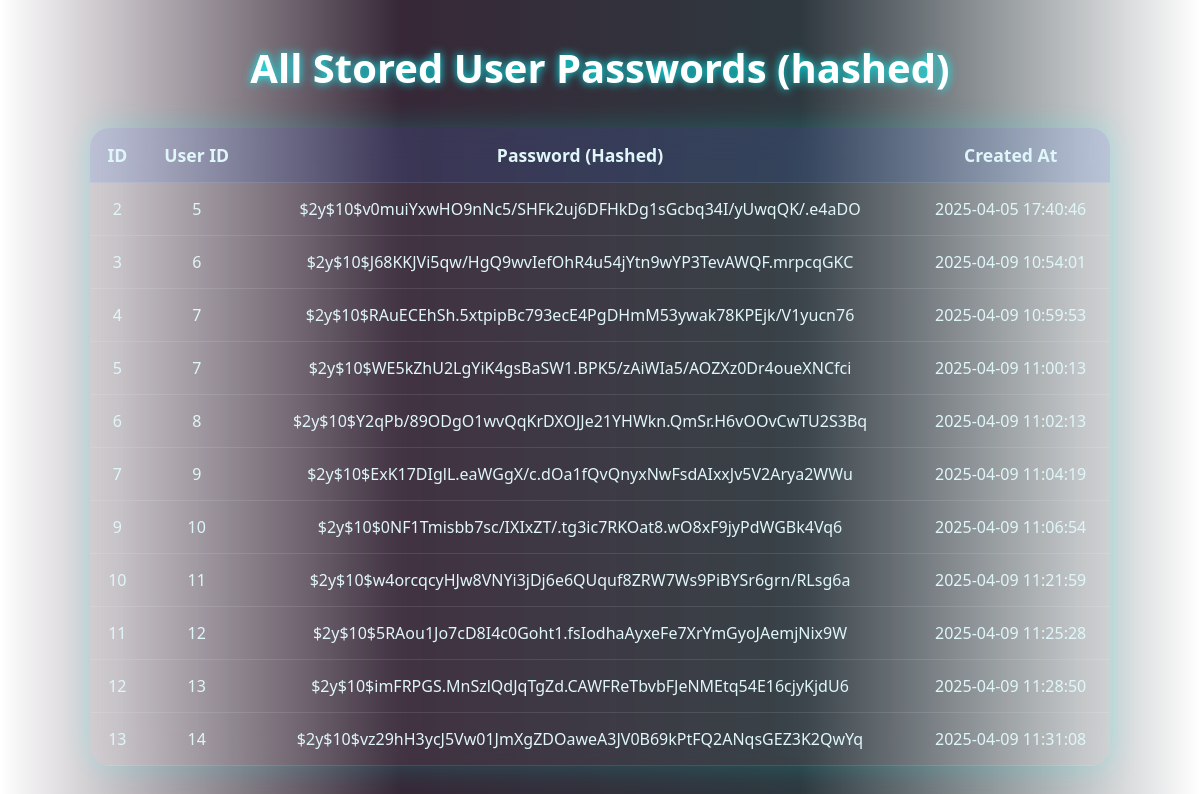
The app's page /userName/show_password.php with its own data.
### tables this page shows
CREATE TABLE `user_passwords` (
  `id` int(11) NOT NULL,
  `user_id` int(11) DEFAULT NULL,
  `username` varchar(100) DEFAULT NULL,
  `password` varchar(255) DEFAULT NULL,
  `created_at` timestamp NOT NULL DEFAULT current_timestamp()
);

### userName/show_password.php (the view, shortened to what this page needs)
<?php
$conn = new mysqli("sql105.infinityfree.com", "if0_39017725", "jeZyqYSlUAhhmM", "if0_39017725_parkify_db");
$sql = "SELECT * FROM user_passwords";
$result = $conn->query($sql);
?>
<!DOCTYPE html>
<html>
<head>
</head>
<body>
  <h2>All Stored User Passwords (hashed)</h2>
  <table>
    <tr>
      <th>ID</th>
      <th>User ID</th>
      <th>Password (Hashed)</th>
      <th>Created At</th>
    </tr>
    <?php while($row = $result->fetch_assoc()): ?>
      <tr>
        <td><?= $row['id'] ?></td>
        <td><?= $row['user_id'] ?></td>
        <td><?= $row['password'] ?></td>
        <td><?= $row['created_at'] ?></td>
      </tr>
    <?php endwhile; ?>
  </table>
</body>
</html>

### userName/show_password.php (style rules this page uses)
body { margin: 0; padding: 0; font-family: 'Segoe UI', sans-serif; background: linear-gradient(90deg, #d4d4d400, #140214d9, #041018d4, #d4d4d400), url(bg.jpg) no-repeat center center fixed; background-size: cover; color: #fff; }
h2 { text-align: center; margin-top: 40px; font-size: 2.5rem; color: #ffffff; text-shadow: 0 0 10px #00ffff; }
table { width: 85%; margin: 30px auto; border-collapse: collapse; background: rgba(255, 255, 255, 0.05); backdrop-filter: blur(15px); box-shadow: 0 0 30px rgba(0, 255, 255, 0.2); border-radius: 20px; overflow: hidden; }
th, td { padding: 15px; border-bottom: 1px solid rgba(255, 255, 255, 0.1); text-align: center; color: #e0f7fa; }
th { background-color: rgba(0, 76, 255, 0.1); font-weight: bold; font-size: 1.1rem; }

### records on screen
user_passwords: id "2", user "5", password "$2y$10$v0muiYxwHO9nNc5/SHFk2uj6DFHkDg1sGcbq34I/yUwqQK/.e4aDO", created_at "2025-04-05 17:40:46"
user_passwords: id "3", user "6", password "$2y$10$J68KKJVi5qw/HgQ9wvIefOhR4u54jYtn9wYP3TevAWQF.mrpcqGKC", created_at "2025-04-09 10:54:01"
user_passwords: id "4", user "7", password "$2y$10$RAuECEhSh.5xtpipBc793ecE4PgDHmM53ywak78KPEjk/V1yucn76", created_at "2025-04-09 10:59:53"
user_passwords: id "5", user "7", password "$2y$10$WE5kZhU2LgYiK4gsBaSW1.BPK5/zAiWIa5/AOZXz0Dr4oueXNCfci", created_at "2025-04-09 11:00:13"
user_passwords: id "6", user "8", password "$2y$10$Y2qPb/89ODgO1wvQqKrDXOJJe21YHWkn.QmSr.H6vOOvCwTU2S3Bq", created_at "2025-04-09 11:02:13"
user_passwords: id "7", user "9", password "$2y$10$ExK17DIglL.eaWGgX/c.dOa1fQvQnyxNwFsdAIxxJv5V2Arya2WWu", created_at "2025-04-09 11:04:19"
user_passwords: id "9", user "10", password "$2y$10$0NF1Tmisbb7sc/IXIxZT/.tg3ic7RKOat8.wO8xF9jyPdWGBk4Vq6", created_at "2025-04-09 11:06:54"
user_passwords: id "10", user "11", password "$2y$10$w4orcqcyHJw8VNYi3jDj6e6QUquf8ZRW7Ws9PiBYSr6grn/RLsg6a", created_at "2025-04-09 11:21:59"
user_passwords: id "11", user "12", password "$2y$10$5RAou1Jo7cD8I4c0Goht1.fsIodhaAyxeFe7XrYmGyoJAemjNix9W", created_at "2025-04-09 11:25:28"
user_passwords: id "12", user "13", password "$2y$10$imFRPGS.MnSzlQdJqTgZd.CAWFReTbvbFJeNMEtq54E16cjyKjdU6", created_at "2025-04-09 11:28:50"
user_passwords: id "13", user "14", password "$2y$10$vz29hH3ycJ5Vw01JmXgZDOaweA3JV0B69kPtFQ2ANqsGEZ3K2QwYq", created_at "2025-04-09 11:31:08"
